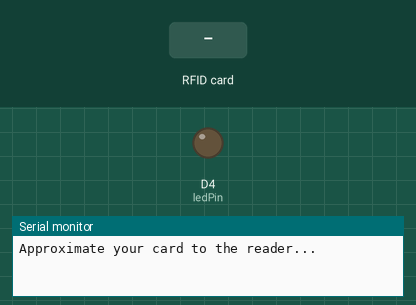
A sketch run on a simulated ESP8266 (NodeMCU). Shown: output pins drawn as LEDs (lit = HIGH), the last lines printed to the serial monitor. The test bench sets the inputs (shaded band).

Above: at 1.2 s.
1.3 s: RFID card 5E 7A 19 C4 held to the reader
At 2.4 s:
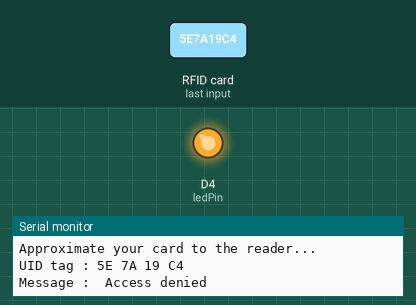
2.8 s: RFID card 84 4F D7 DE held to the reader
At 4.8 s:
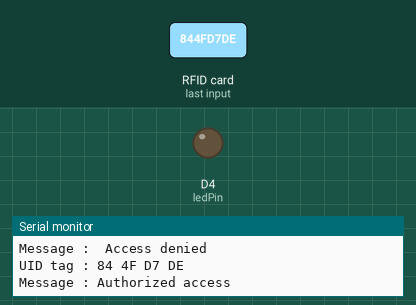
Timing chart, 0 to 6.3 s (numbered marks = the images above; inputs shaded):
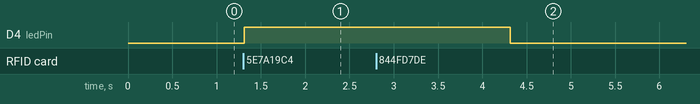

The sketch:

RFID-CheckUID.ino
```cpp
#include <SPI.h>
#include <MFRC522.h>

const int ledPin = D4; // The built-in led on the nodeMCU board

#define RST_PIN         D3
#define SS_PIN          D8

MFRC522 mfrc522(SS_PIN, RST_PIN);   // Create MFRC522 instance.

void setup() {
    Serial.begin(9600);     // Initiate a serial communication
    SPI.begin();            // Initiate  SPI bus
    mfrc522.PCD_Init();     // Initiate MFRC522
    delay(4);				// Optional delay. Some board do need more time after init to be ready, see Readme
    Serial.println("Approximate your card to the reader...");
    Serial.println();
    pinMode(ledPin, OUTPUT);
}

void loop() {
    // Look for new cards
    if (!mfrc522.PICC_IsNewCardPresent()) {
        return;
    }
    // Select one of the cards
    if (!mfrc522.PICC_ReadCardSerial()) {
        return;
    }
    //Show UID on serial monitor
    Serial.print("UID tag :");
    String content = "";
    for (byte i = 0; i < mfrc522.uid.size; i++) {
        Serial.print(mfrc522.uid.uidByte[i] < 0x10 ? " 0" : " ");
        Serial.print(mfrc522.uid.uidByte[i], HEX);
        content.concat(String(mfrc522.uid.uidByte[i] < 0x10 ? " 0" : " "));
        content.concat(String(mfrc522.uid.uidByte[i], HEX));
    }
    Serial.println();
    Serial.print("Message : ");
    content.toUpperCase();
    if (content.substring(1) == "84 4F D7 DE") { //change here the UID of the card/cards that you want to give access
        Serial.println("Authorized access");
        Serial.println();
        digitalWrite(ledPin, LOW);
        delay(3000);
    }

    else {
        Serial.println(" Access denied");
        digitalWrite(ledPin, HIGH);
        delay(3000);
    }
}
```

Measured:
- after the input at 1.3 s, D4 (ledPin): LOW → HIGH at once
- after the input at 2.8 s, D4 (ledPin): HIGH → LOW after 1.5 s
